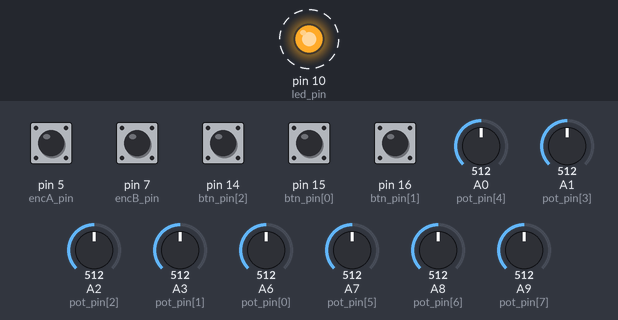
A sketch run on a simulated Arduino Mega 2560, built with avr-gcc and run on an emulated ATmega2560. Shown: output pins drawn as LEDs (lit = HIGH). Dashed ring = blinking. The inputs (shaded band) are chosen by the test bench; at power-on: pin 5 (encA_pin), pin 7 (encB_pin), pin 14 (btn_pin[2]), pin 15 (btn_pin[0]), pin 16 (btn_pin[1]) HIGH, A0 (pot_pin[4]) = 512, A1 (pot_pin[3]) = 512, A2 (pot_pin[2]) = 512, A3 (pot_pin[1]) = 512, A6 (pot_pin[0]) = 512, A7 (pot_pin[5]) = 512, A8 (pot_pin[6]) = 512, A9 (pot_pin[7]) = 512. MIDI output is not drawn.

Above: at 0.05 s.
Timing chart, 0 to 3.0 s (numbered marks = the images above):
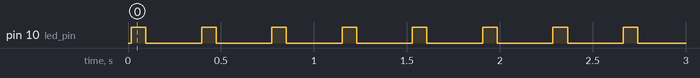

The sketch:

test_nts1.ino
```cpp
// Test Program for FRMIDIConBoard1 + NTS-1

// Target: KORG NTS-1 (Synthesizer Kit)
// https://www.korg.com/products/dj/nts_1/

// Configuration
// +--------------+ MIDI    MIDI +-----------+
// |              | OUT       IN |           |
// | FRMIDICon    +------------->+   NTS-1   |
// |      Board1  |    3.5mm     |           |
// +--------------+  TRS cable   +-----------+
//

// Board: Sparkfun Pro Micro (5V/16MHz)
// See the following tutorial on setting up the Arduino IDE
// https://learn.sparkfun.com/tutorials/pro-micro--fio-v3-hookup-guide/introduction

// Required Library:
// MIDI Library by Francois Best, lathoub

#include <Arduino.h>
#include <MIDI.h>

// #define MEASURE_ITERATION
// #define DEBUG

// Potentiometers
const uint8_t pot_pin[] = { A6, A3, A2, A1, A0, A7, A8, A9 };
#define NPOTS ((int)(sizeof(pot_pin) / sizeof(uint8_t)))
uint8_t pot_v[NPOTS];        // current values
uint8_t pot_v1[NPOTS];       // previous values
uint8_t pot_rv1[NPOTS];      // previous raw values

// Buttons
const uint8_t btn_pin[] = { 15, 16, 14 };
#define NBTNS ((int)(sizeof(btn_pin) / sizeof(uint8_t)))
uint8_t btn_v[NBTNS];        // current values
uint8_t btn_v1[NBTNS];       // previous values
uint8_t btn_rv1[NBTNS];      // previous raw values

// Rotary Encoder
const uint8_t encA_pin = 5;
const uint8_t encB_pin = 7;
uint8_t encA_v, encB_v;      // current values
uint8_t encA_v1, encB_v1;    // previous values
uint8_t encA_rv1, encB_rv1;  // previous raw values

// LED
const uint8_t led_pin = 10;

#if defined(MEASURE_ITERATION)
unsigned long t1;
unsigned long count;
#endif

// NTS-1 Control Change
const uint8_t cc[] = {
    0x36,  // OSCILLATOR SHAPE
    0x2B,  // FILTER CUTOFF
    0x2C,  // FILTER RESONANCE
    0x2D,  // FILTER SWEEP DEPTH
    0x2E,  // FILTER SWEEP RATE
    0x10,  // EG ATTACK
    0x13,  // EG RELEASE
    0x1D   // MOD FX DEPTH
};

// "On the Run" sequence
const uint8_t note[] = {
    40, // E2
    43, // G2
    45, // A2
    43, // G2
    50, // D3
    48, // C3
    50, // D3
    52  // E3
};
#define NNOTES ((int)(sizeof(note) / sizeof(uint8_t)))

int bpm = 165;
unsigned long clk_us;
unsigned long t_next;

const uint8_t synth_ch = 1;

MIDI_CREATE_DEFAULT_INSTANCE();

void sendNoteOn(uint8_t note, uint8_t vel, uint8_t ch) {
#if defined(DEBUG)
    Serial.print("noteOn ");
    Serial.print(note, 16);
    Serial.print(" ");
    Serial.println(vel);
#endif
    MIDI.sendNoteOn(note, vel, ch);
}

void sendNoteOff(uint8_t note, uint8_t vel, uint8_t ch) {
#if defined(DEBUG)
    Serial.print("noteOff ");
    Serial.print(note, 16);
    Serial.print(" ");
    Serial.println(vel);
#endif
    MIDI.sendNoteOff(note, vel, ch);
}

void sendCC(uint8_t cc, uint8_t arg, uint8_t ch) {
#if defined(DEBUG)
    Serial.print("cc ");
    Serial.print(cc, 16);
    Serial.print(" ");
    Serial.println(arg, 16);
#endif
    MIDI.sendControlChange(cc, arg, ch);
}

void setup_NTS1(uint8_t ch) {
    // ALL NOTES OFF
    for (int i = 0; i < NNOTES; i++) {
        sendNoteOff(note[i], 0, ch);
    }

    // oscillator type: square wave
    sendCC(0x35, 0x32, ch);
    // oscillator shape
    sendCC(0x36, 0x20, ch);
    // oscillator alt
    sendCC(0x37, 0x00, ch);
    // oscillator LFO rate
    sendCC(0x18, 0x00, ch);
    // oscillator LFO depth (pitch 0x3F-sd0x00, shape 0x41-0x7F)
    sendCC(0x1A, 0x40, ch);

    // filter type: low-pass pole 2
    sendCC(0x2A, 0x00, ch);
    // filter cutoff
    sendCC(0x2B, 0x20, ch);
    // filter resonance
    sendCC(0x2C, 0x15, ch);
    // filter sweep depth
    sendCC(0x2D, 0x40, ch);
    // filter sweep rate
    sendCC(0x2E, 0x00, ch);

    // EG TYPE (AHR)
    sendCC(0x0E, 0x00, ch);
    // EG ATTACK
    sendCC(0x10, 0x20, ch);
    // EG RELEASE
    sendCC(0x13, 0x40, ch);
    // TREMOLO RATE
    // sendCC(0x14, 0x40, ch);
    // TREMOLO DEPTH
    sendCC(0x15, 0x00, ch);

    // MOD FX TYPE
    sendCC(0x58, 0x7F, ch);  // FLANGER
    // MOD FX TIME
    sendCC(0x1C, 0x24, ch);
    // MOD FX DEPTH
    sendCC(0x1D, 0x20, ch);

    // DELAY FX TYPE
    sendCC(0x59, 0x00, ch);  // OFF

    // REVERB FX TYPE
    sendCC(0x5A, 0x15, ch);  // HALL
    // REVERB FX TIME
    sendCC(0x22, 0x30, ch);
    // REVERB FX DEPTH
    sendCC(0x23, 0x40, ch);
    // REVERB FX MIX
    sendCC(0x24, 0x20, ch);
}

void setup() {
#if defined(DEBUG) || defined(MEASURE_ITERATION)
    Serial.begin(115200);
    // while (!Serial);
#endif

    ADCSRA &= 0xf8;
    ADCSRA |= 0x04;

    MIDI.begin(4);

    // initialize pot values
    for (int i = 0; i < NPOTS; i++) {
        uint8_t v = (uint8_t)(analogRead(pot_pin[i]) / 8);
        pot_v[i] = pot_v1[i] = pot_rv1[i] = v;
    }
    // initialize button values
    for (int i = 0; i < NBTNS; i++) {
        pinMode(btn_pin[i], INPUT_PULLUP);
        btn_v[i] = btn_v1[i] = btn_rv1[i] = digitalRead(btn_pin[i]);
    }
    // initialize rotary encoder values
    pinMode(encA_pin, INPUT_PULLUP);
    pinMode(encB_pin, INPUT_PULLUP);
    encA_v = encA_v1 = encA_rv1 = digitalRead(encA_pin);
    encB_v = encB_v1 = encB_rv1 = digitalRead(encB_pin);

    pinMode(led_pin, OUTPUT);

    setup_NTS1(synth_ch);

    clk_us = 2500000 / bpm;
    t_next = micros() + clk_us;

#if defined(MEASURE_ITERATION)
    t1 = millis();
    count = 0;
#endif
}

void loop() {
    static bool startreq = false, stopreq = false,
                playing = false, noteon = false;
    if (startreq) {
        playing = true;
        startreq = false;
    }

    // read pot values
    for (int i = 0; i < NPOTS; i++) {
        uint8_t rv = (uint8_t)(analogRead(pot_pin[i]) / 8);
        if (rv == pot_rv1[i]) {
            pot_v[i] = rv;
        }
        pot_rv1[i] = rv;
    }
    // read button values
    for (int i = 0; i < NBTNS; i++) {
        uint8_t rv = (uint8_t)digitalRead(btn_pin[i]);
        if (rv == btn_rv1[i]) {
            btn_v[i] = rv;
        }
        btn_rv1[i] = rv;
    }
    // read encoder
    {
        uint8_t encA_rv = digitalRead(encA_pin);
        uint8_t encB_rv = digitalRead(encB_pin);
        if (encA_rv == encA_rv1) {
            encA_v = encA_rv;
        }
        if (encB_rv == encB_rv1) {
            encB_v = encB_rv;
        }
        encA_rv1 = encA_rv;
        encB_rv1 = encB_rv;
    }

    // send control changes
    for (int i = 0; i < NPOTS; i++) {
        if (pot_v[i] != pot_v1[i]) {
            sendCC(cc[i], pot_v[i], synth_ch);
        }
    }

    // start/stop playing & reset
    for (int i = 0; i < NBTNS; i++) {
        if (btn_v1[i] && !btn_v[i]) {
            if (i == 0) {  // start playing
                startreq = true;
            }
            else if (i == 1 && playing) {  // stop playing
                stopreq = true;
            }
            else if (i == 2) {  // reset
                setup_NTS1(synth_ch);
                startreq = stopreq = playing = false;
            }
        }
        else if (!btn_v1[i] && btn_v[i]) {
        }
    }

    // change BPM
    if (encA_v1 && !encA_v && encB_v1 && encB_v) {
        if (bpm < 240) {
            bpm += 1;
            clk_us = 2500000 / bpm;
        }
#if defined(DEBUG)
        Serial.print("BPM: ");
        Serial.println(bpm);
#endif
    }
    else if (encA_v1 && encA_v && encB_v1 && !encB_v) {
        if (bpm > 1) {
            bpm -= 1;
            clk_us = 2500000 / bpm;
        }
#if defined(DEBUG)
        Serial.print("BPM: ");
        Serial.println(bpm);
#endif
    }

    // play sequence of notes
    unsigned long t_curr = micros();
    if (t_curr >= t_next) {
        static int bc = 0;
        static int i = 0;
        if (bc == 0) {
            digitalWrite(led_pin, HIGH);
        }
        else if (bc == 5) {
            digitalWrite(led_pin, LOW);
        }
        if (playing && bc % 6 == 0) {
            sendNoteOn(note[i], 127, 1);
            noteon = true;
        }
        else if (playing && noteon && bc % 6 == 4) {
            sendNoteOff(note[i], 127, 1);
            noteon = false;
            i = (i + 1) % NNOTES;
            if (stopreq) {
                playing = false;
                stopreq = false;
            }
        }
        bc = (bc + 1) % 24;
        t_next = t_curr + clk_us;
    }

    // update previous values
    for (int i = 0; i < NPOTS; i++) {
        pot_v1[i] = pot_v[i];
    }
    for (int i = 0; i < NBTNS; i++) {
        btn_v1[i] = btn_v[i];
    }
    encA_v1 = encA_v;
    encB_v1 = encB_v;

#if defined(MEASURE_ITERATION)
    if (++count >= 1000) {
        unsigned long t = millis();
        Serial.print(t - t1);
        Serial.println("us/iter");
        t1 = t;
        count = 0;
    }
#endif
}
```

Measured:
- by itself, pin 10 (led_pin): alternates HIGH for 0.08 s and LOW for 0.30 s
